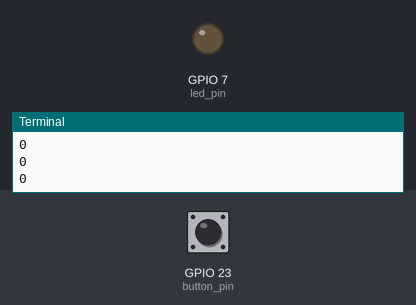
The program below on a simulated Raspberry Pi (BCM pin numbers). Parts: output pins drawn as LEDs (lit = HIGH), the last lines printed to the terminal. The inputs (shaded band) are chosen by the test bench; at power-on: GPIO 23 (button_pin) HIGH.

Above: at 1.2 s.
1.3 s: GPIO 23 (button_pin) pulled LOW for 0.15 s
At 1.4 s:
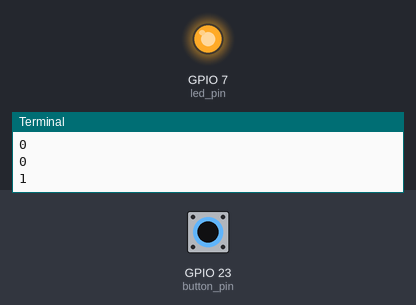
3.0 s: GPIO 23 (button_pin) pulled LOW for 3.2 s
At 6.6 s:
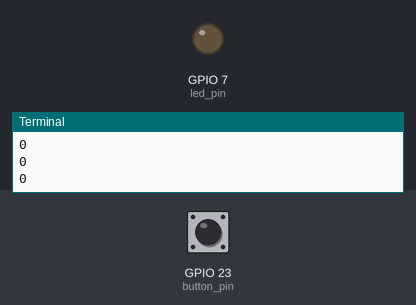
Timing chart, 0 to 8.1 s (numbered marks = the images above; inputs shaded):
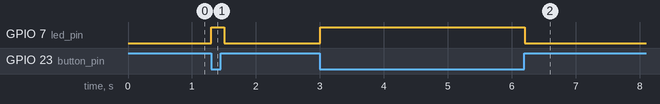

The program:

02_GPIO_Input_Pullup_LED.py
```python
from gpiozero import DigitalInputDevice, DigitalOutputDevice
from time import sleep

led_pin = DigitalOutputDevice(7)
button_pin = DigitalInputDevice(23, pull_up=True)

while True:
    print(button_pin.value)

    if button_pin.value == 1:
        led_pin.on()
    else:
        led_pin.off()

    sleep(0.1)
```

Measured:
- after the input at 1.3 s, GPIO 7 (led_pin): LOW → HIGH at once, → LOW 0.20 s later
- after the input at 3.0 s, GPIO 7 (led_pin): LOW → HIGH at once, → LOW 3.2 s later
